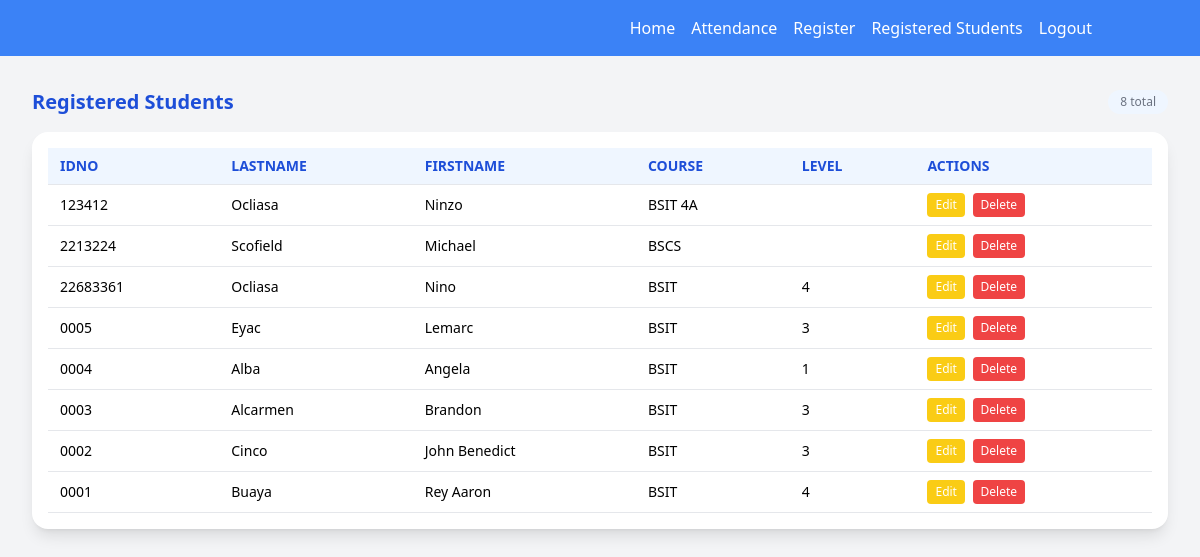
The page /students (signed in) on the database its author committed.
### tables this page shows
CREATE TABLE students (
    student_id INTEGER PRIMARY KEY AUTOINCREMENT,
    idno VARCHAR(10) NOT NULL UNIQUE,
    lastname VARCHAR(10) NOT NULL,
    firstname VARCHAR(10) NOT NULL,
    course VARCHAR(10) NOT NULL,
    level VARCHAR(10) NOT NULL,
    img_path VARCHAR(200)
);

### app.py (the view)
@app.route('/students')
def students():
    if "username" in session:
        students = getall('students')
        return render_template('students.html', students=students)
    else:
        return redirect(url_for('login'))

### app.py (called while the page is built)
@app.after_request
def add_header(response):
    response.headers['Cache-Control'] = 'no-cache, no-store, must-revalidate'
    response.headers['Pragma'] = 'no-cache'
    response.headers['Expires'] = '0'
    return response

### dbhelperSQLITE.py (called while the page is built)
def connect():
    return sqlite3.connect(database)

def getprocess(sql: str) -> list:
    conn = connect()
    conn.row_factory = sqlite3.Row  # to return a dictionary formatted data
    cursor = conn.cursor()
    cursor.execute(sql)
    rows = [dict(row) for row in cursor.fetchall()]
    cursor.close()
    return rows

def getall(table: str) -> list:
    sql: str = f"SELECT * FROM {table}"
    return getprocess(sql)

### templates/students.html (shortened to what this page needs)
{% extends 'index.html' %}
{% block content %}
<div class="m-8">
  <div class="flex items-center justify-between mb-4">
    <h2 class="text-xl font-bold text-blue-700">Registered Students</h2>
    <span class="text-xs text-gray-500 bg-blue-50 px-3 py-1 rounded-full">{{ students|length }} total</span>
  </div>
  <div class="bg-white rounded-2xl shadow-lg p-4 overflow-y-auto max-h-[600px]">
    {% if students|length > 0 %}
    <table class="w-full border-collapse text-sm">
      <thead>
        <tr class="bg-blue-50 text-blue-700">
          <th class="py-2 px-3 border-b font-semibold text-left">IDNO</th>
          <th class="py-2 px-3 border-b font-semibold text-left">LASTNAME</th>
          <th class="py-2 px-3 border-b font-semibold text-left">FIRSTNAME</th>
          <th class="py-2 px-3 border-b font-semibold text-left">COURSE</th>
          <th class="py-2 px-3 border-b font-semibold text-left">LEVEL</th>
          <th class="py-2 px-3 border-b font-semibold text-left">ACTIONS</th>
        </tr>
      </thead>
      <tbody>
        {% for student in students | reverse %}
        <tr class="hover:bg-blue-50 transition" data-idno="{{ student.idno }}"
            data-lastname="{{ student.lastname }}"
            data-firstname="{{ student.firstname }}"
            data-course="{{ student.course }}"
            data-level="{{ student.level }}">
          <td class="py-2 px-3 border-b">{{ student.idno | upper }}</td>
          <td class="py-2 px-3 border-b">{{ student.lastname  | title }}</td>
          <td class="py-2 px-3 border-b">{{ student.firstname  | title }}</td>
          <td class="py-2 px-3 border-b">{{ student.course  | upper }}</td>
          <td class="py-2 px-3 border-b">{{ student.level  | upper }}</td>
          <td class="py-2 px-3 border-b">
            <button class="edit-btn bg-yellow-400 hover:bg-yellow-500 text-white px-2 py-1 rounded text-xs mr-1">Edit</button>
            <button class="delete-btn bg-red-500 hover:bg-red-600 text-white px-2 py-1 rounded text-xs">Delete</button>
          </td>
        </tr>
        {% endfor %}
      </tbody>
    </table>
    {% else %}
    <div class="text-gray-400 text-center py-8">No registered student yet!</div>
    {% endif %}
  </div>
</div>
{% endblock %}

### templates/index.html (shortened to what this page needs)
{% extends 'base.html' %}
{% block navbar %}
<nav class="bg-blue-500 p-4">
    <div class="container mx-auto flex justify-between items-center px-5">
      <div class="flex space-x-4">
        <a href="/" class="text-white hover:text-gray-300">Home</a>
		<a href="/attendance" class="text-white hover:text-gray-300">Attendance</a>
        <a href="/register" class="text-white hover:text-gray-300">Register</a>
        <a href="/students" class="text-white hover:text-gray-300">Registered Students</a>
        <a href="{{ url_for('logout') }}" class="text-white hover:text-gray-300">Logout</a>
      </div>
    </div>
</nav>
{% block content %}
{% endblock %}
{% endblock %}

### templates/base.html (shortened to what this page needs)
<!DOCTYPE html>
<html>
	<head>
		<script src="https://cdn.tailwindcss.com"></script>
	</head>
	<body>
		{% block navbar%}
		{% endblock %}
	</body>
</html>

### rows shown on the page
students: idno "123412", lastname "Ocliasa", firstname "Ninzo", course "BSIT 4A"
students: idno "2213224", lastname "Scofield", firstname "Michael", course "BSCS"
students: idno "22683361", lastname "Ocliasa", firstname "Nino", course "BSIT", level "4"
students: idno "0005", lastname "Eyac", firstname "Lemarc", course "BSIT", level "3"
students: idno "0004", lastname "Alba", firstname "Angela", course "BSIT", level "1"
students: idno "0003", lastname "Alcarmen", firstname "Brandon", course "BSIT", level "3"
students: idno "0002", lastname "Cinco", firstname "John Benedict", course "BSIT", level "3"
students: idno "0001", lastname "Buaya", firstname "Rey Aaron", course "BSIT", level "4"

### other values the page prints
{{ students|length }} "8"
